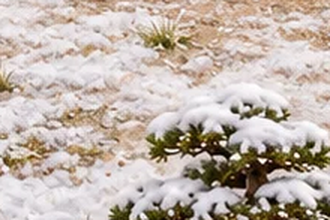
#> input picture docs/production/oblique-mocks/material-swatch/crops/01-cotton-snow-ground.webp, 330 x 220 px
$ python oblique_material_sheet.py
#> lines starting #> are read from the running program, lines starting #| are printed output that depends on the picture
"""素材見本シート（CRAFT MATERIAL SHEET）の決定的な作成。採用済みの手作りミニチュアの画像と、以前の良い絵（鉄道模型のジオラマの質感）から、
物の形が入らない『素材だけ』の局所クロップを切り出して並べる。oblique_e2_run.sh の参照画像（素材の質感・作り方の参考のみ）に常に付ける。

  uv run --with pillow python3 oblique_material_sheet.py crops   # CROPS の元画像から crops/*.webp（可逆）を切り出す（元画像が必要。git の履歴からも読む）
  uv run --with pillow python3 oblique_material_sheet.py build   # crops/*.webp から material-swatch-sheet.webp（可逆）を組む
  uv run --with pillow python3 oblique_material_sheet.py check   # 今のシートが crops から組み直した結果と画素まで一致するか

出力先: docs/production/oblique-mocks/material-swatch/（crops/ と material-swatch-sheet.webp。ファイル配置 oblique-mocks の下。元画像と切り出し枠の正本は本ファイルの CROPS）。
クロップは遊具・人物・文字が入らない位置にし、構図のコピーを防ぐため1枚 330x220 に縮小する。決定 SIT.miniature-materials-not-photoreal・Issue #191。
"""
import io
import os
import subprocess
import sys

from PIL import Image

HERE = os.path.dirname(os.path.abspath(__file__))
REPO = os.environ.get("LEDGER_ROOT") or os.path.abspath(os.path.join(HERE, "..", "..", "..", ".."))
OUTDIR = os.path.join(REPO, "docs", "production", "oblique-mocks", "material-swatch")
CROPDIR = os.path.join(OUTDIR, "crops")
SHEET = os.path.join(OUTDIR, "material-swatch-sheet.webp")
T3 = "assets/images/fields/reference/teramachi-grounds-exterior-trm03-adopted.webp"
T8 = "assets/images/fields/reference/teramachi-road-well-canal-trm08-adopted.webp"
OLD = "git:22dc9511:sample/field/diorama-trial/teramachi-wide-road-diorama.png"  # 2026-10-14 の以前の良い絵（鉄道模型のジオラマの質感）
W, H = 330, 220
COLS = 5
# (ファイル名, 元画像, 切り出し枠 x0,y0,x1,y1, 何の素材か)
CROPS = [
    ("01-cotton-snow-ground", T3, (1010, 640, 1230, 787), "綿の雪の地面"),
    ("02-clay-roof-tiles-snow", T3, (700, 40, 920, 187), "紙粘土の瓦と綿の雪"),
    ("03-plaster-wall-wood", T3, (1150, 170, 1370, 317), "紙粘土の漆喰壁と木の窓枠"),
    ("04-sponge-pine", T3, (1060, 690, 1280, 837), "スポンジと綿の松"),
    ("05-cut-stone-paving", T3, (745, 480, 965, 627), "石粉粘土の石畳"),
    ("06-cardboard-edge", T3, (760, 790, 980, 937), "段ボール断面の台座（テープ・糊の垂れの無い区間）"),
    ("07-clay-stone-base", T8, (150, 780, 370, 927), "石粉粘土の石積みと綿の雪"),
    ("08-black-paper-road", T8, (560, 300, 780, 447), "黒紙とサンドペーパーの道"),
    ("09-clipped-hedge-wall", T8, (610, 740, 830, 887), "紙粘土の石垣と刈り込みの生垣"),
    ("10-old-cotton-roof", OLD, (190, 690, 410, 837), "綿の屋根（以前の良い絵）"),
    ("11-old-railway-trees", OLD, (660, 40, 880, 187), "鉄道模型の木（以前の良い絵）"),
    ("12-old-bamboo-fence", OLD, (800, 860, 1020, 1007), "爪楊枝・割り箸の竹垣（以前の良い絵）"),
    ("13-old-white-pole", OLD, (820, 100, 1040, 247), "割り箸の白い柱（以前の良い絵）"),
    ("14-old-blue-resin", OLD, (620, 285, 840, 432), "青い透明樹脂の用水（以前の良い絵）"),
    ("15-old-black-road", OLD, (340, 535, 560, 682), "黒い画用紙の道（以前の良い絵）"),
]


def open_src(spec):
    if spec.startswith("git:"):
        _, rev, path = spec.split(":", 2)
        data = subprocess.run(["git", "show", f"{rev}:{path}"], cwd=REPO, check=True, capture_output=True).stdout
        return Image.open(io.BytesIO(data)).convert("RGB")
    return Image.open(os.path.join(REPO, spec)).convert("RGB")


def do_crops():
    os.makedirs(CROPDIR, exist_ok=True)
    cache = {}
    for name, src, box, _ in CROPS:
        im = cache.setdefault(src, open_src(src))
        im.crop(box).resize((W, H), Image.LANCZOS).save(os.path.join(CROPDIR, name + ".webp"), lossless=True)
        print("crop", name)


def assemble():
    rows = -(-len(CROPS) // COLS)
    sheet = Image.new("RGB", (W * COLS + 10 * (COLS + 1), H * rows + 10 * (rows + 1)), (60, 50, 45))
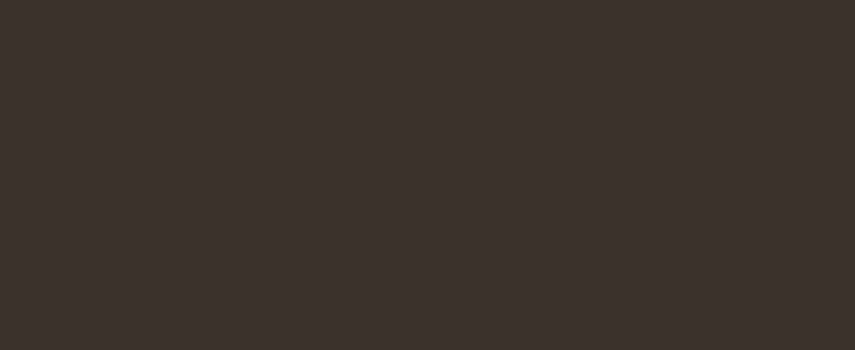
#> sheet: PIL image 1710x700 RGB (shown at 1/2 size); mean R, G, B 60, 50, 45
    for i, (name, *_rest) in enumerate(CROPS):
        c = Image.open(os.path.join(CROPDIR, name + ".webp")).convert("RGB")
#> c is the input picture: PIL image 330x220 RGB; mean R, G, B 193.5, 181, 172.1
        sheet.paste(c, (10 + (i % COLS) * (W + 10), 10 + (i // COLS) * (H + 10)))
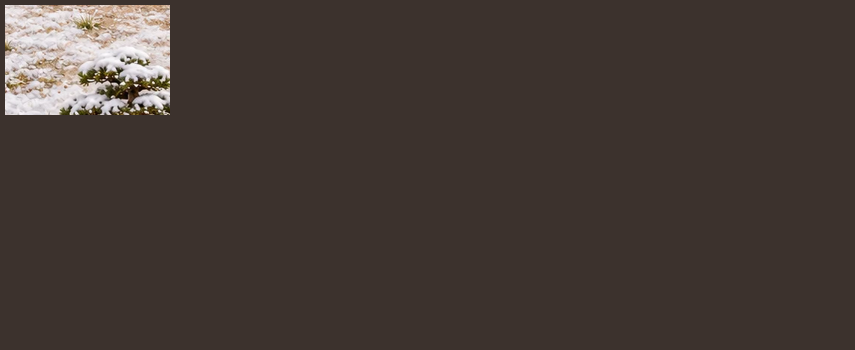
#> sheet: PIL image 1710x700 RGB (shown at 1/2 size); mean R, G, B 68.1, 57.9, 52.7
#> pass 2 of the loop in assemble, `for i, (name, *_rest) in enumerate(CROPS):`:
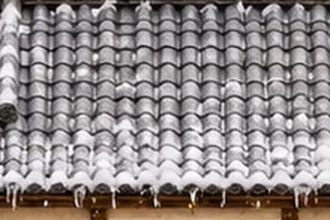
#> input picture docs/production/oblique-mocks/material-swatch/crops/02-clay-roof-tiles-snow.webp, 330 x 220 px
#> in assemble, c is the input picture: PIL image 330x220 RGB; mean R, G, B 145.2, 137.4, 136.4
#> in assemble, `sheet.paste(c, (10 + (i % COLS) * (W + 10), 10 + (i // COLS) * (H + 10..`:
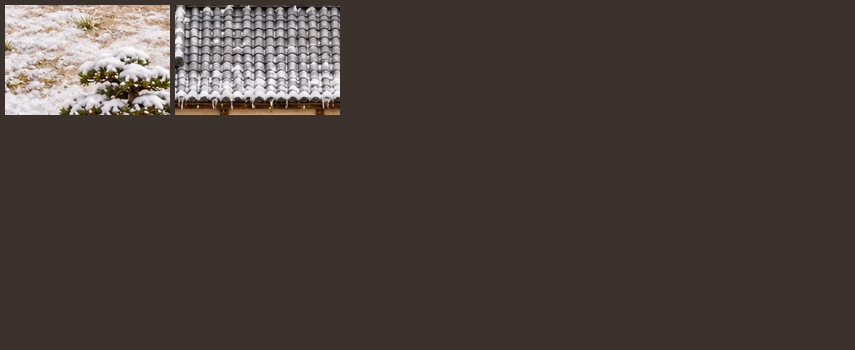
#> sheet: PIL image 1710x700 RGB (shown at 1/2 size); mean R, G, B 73.3, 63.2, 58.3
#> pass 3 of the loop in assemble, `for i, (name, *_rest) in enumerate(CROPS):`:
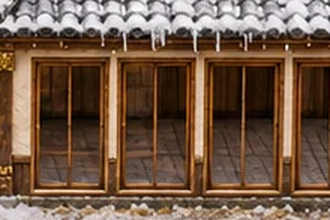
#> input picture docs/production/oblique-mocks/material-swatch/crops/03-plaster-wall-wood.webp, 330 x 220 px
#> in assemble, c is the input picture: PIL image 330x220 RGB; mean R, G, B 115.3, 89.3, 71
#> in assemble, `sheet.paste(c, (10 + (i % COLS) * (W + 10), 10 + (i // COLS) * (H + 10..`:
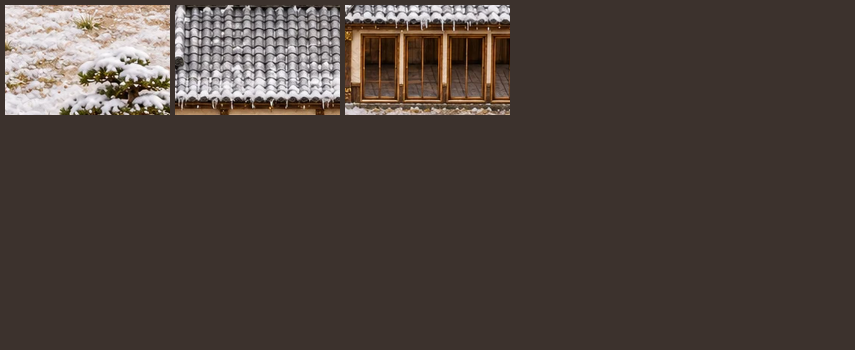
#> sheet: PIL image 1710x700 RGB (shown at 1/2 size); mean R, G, B 76.6, 65.6, 59.8
#> the loop made 4 passes; the first 3 are shown
    return sheet


def main():
    mode = sys.argv[1] if len(sys.argv) > 1 else "build"
    if mode == "crops":
        do_crops()
    elif mode == "build":
        os.makedirs(OUTDIR, exist_ok=True)
        assemble().save(SHEET, lossless=True)
        print("wrote", SHEET)
    elif mode == "check":
        a = Image.open(SHEET).convert("RGB")
        b = assemble()
        if a.size != b.size or a.tobytes() != b.tobytes():
            sys.exit("FAIL: material-swatch-sheet.webp が crops から組み直した結果と違う（build を再実行）")
        print("PASS: 素材見本シートは crops と一致")
    else:
        sys.exit(__doc__)


if __name__ == "__main__":
#> (the run stopped early here; a loop or call above may not have finished)
